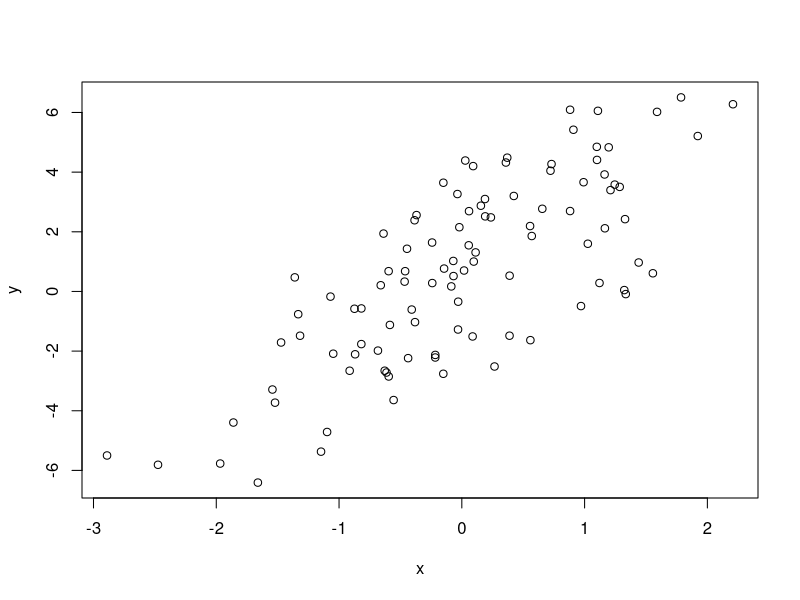
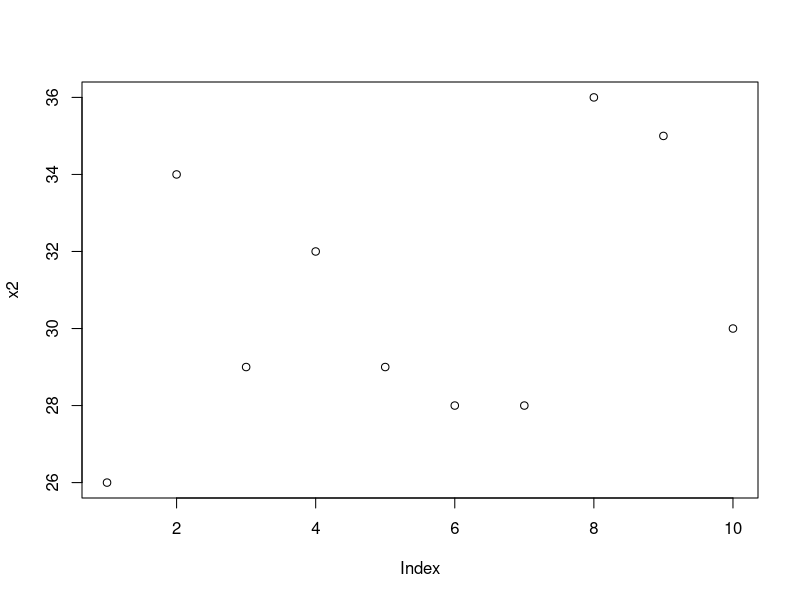
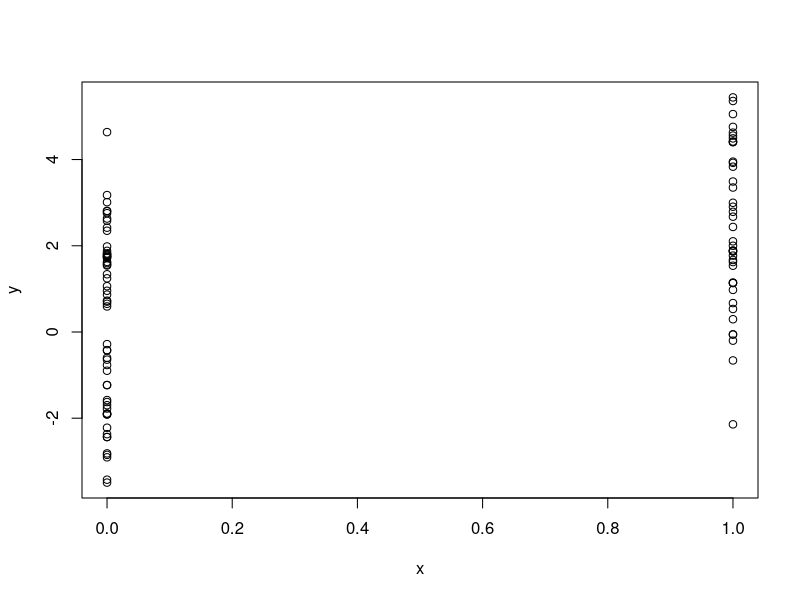

Write the R code that produced these figures, in order.
set.seed(20)
x <- rnorm(100)
e <- rnorm(100,0,2)
y <- 0.5+2*x+e

summary(y)

plot(x,y)

# how do I simulate from model?


# what if x is binary? #이항분포일 경우
# 이항분포는 단순히 난수를 생성하는 것이 아니라 독립시행에서 성공하는 횟수를 반환한다

x <- rbinom(n=1,size=10,0.5) # 10개 사이즈에서 1번시도 

x2 <- rbinom(n=10,size = 100,0.3)

plot(x2) # 0.3 확률이 100개 사이즈 있고 10번시도할 때 성공할 확률


set.seed(10)
x <- rbinom(100,1,0.5)

x_2 <- rbinom(100,size = 20, 0.5)

e <- rnorm(100,0,2)
y <- 0.5+2*x+e

plot(x,y)

## 포항
